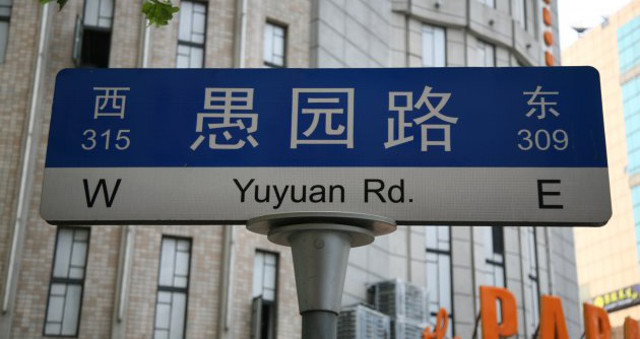
#> input picture EasyOCR/examples/chinese.jpg, 640 x 339 px
$ python -i preprocess.py   (imports and definitions only)
#> lines starting #> are read from the running program, lines starting #| are printed output that depends on the picture; after the words box and inside, x2 and y2 are one past the last pixel; in counts of white or black regions, pixels touching at a corner belong together
import cv2
import numpy as np
from PIL import Image


def to_bgr(img):
    """Accept a PIL image or a numpy array, return a BGR numpy array."""
    if isinstance(img, Image.Image):
        return cv2.cvtColor(np.array(img.convert("RGB")), cv2.COLOR_RGB2BGR)
    return img


def resize_long_side(gray, target=1600):
    """Resize so the longest side equals target while maintaining aspect ratio."""
    h, w = gray.shape[:2]
    scale = target / max(h, w)
    if abs(scale - 1) < 0.05:
        return gray
    interp = cv2.INTER_CUBIC if scale > 1 else cv2.INTER_AREA
    return cv2.resize(gray, None, fx=scale, fy=scale, interpolation=interp)


def denoise(gray):
    """Remove speckles and sensor noise using Non-Local Means Denoising."""
    return cv2.fastNlMeansDenoising(
        gray, None, h=10, templateWindowSize=7, searchWindowSize=21
    )


def binarize(gray):
    """Adaptive thresholding to handle uneven lighting and shadows."""
    return cv2.adaptiveThreshold(
        gray, 255, cv2.ADAPTIVE_THRESH_GAUSSIAN_C, cv2.THRESH_BINARY, 31, 15
    )


def deskew(gray):
    """Straighten a slightly tilted image. Check results by eye; if an image
    rotates the wrong way, flip the sign of `angle`."""
    inv = cv2.bitwise_not(gray)
    thr = cv2.threshold(inv, 0, 255, cv2.THRESH_BINARY | cv2.THRESH_OTSU)[1]
    coords = np.column_stack(np.where(thr > 0))
    if len(coords) < 100:
        return gray
    angle = cv2.minAreaRect(coords)[-1]
    if angle > 45:
        angle -= 90
    if abs(angle) < 0.5 or abs(angle) > 15:  # ignore tiny or suspicious angles
        return gray
    h, w = gray.shape
    M = cv2.getRotationMatrix2D((w // 2, h // 2), angle, 1.0)
    return cv2.warpAffine(
        gray, M, (w, h), flags=cv2.INTER_CUBIC, borderMode=cv2.BORDER_REPLICATE
    )


def preprocess(img, target=1600, do_deskew=False):
    """Return a dict of every stage so you can compare them."""
    stages = {}
    gray = cv2.cvtColor(to_bgr(img), cv2.COLOR_BGR2GRAY)
    stages["gray"] = gray
    gray = resize_long_side(gray, target)
    stages["resized"] = gray
    if do_deskew:
        gray = deskew(gray)
        stages["deskewed"] = gray
    clean = denoise(gray)
    stages["denoised"] = clean
    stages["binary"] = binarize(clean)
    return stages

>>> import cv2
>>> picture = cv2.imread('../../EasyOCR/examples/chinese.jpg')
#> picture is the input picture: shape (339, 640, 3); mean B, G, R 123.2, 117.2, 113.6
>>> result = preprocess(picture)
#> in preprocess, `gray = cv2.cvtColor(to_bgr(img), cv2.COLOR_BGR2GRAY)`:
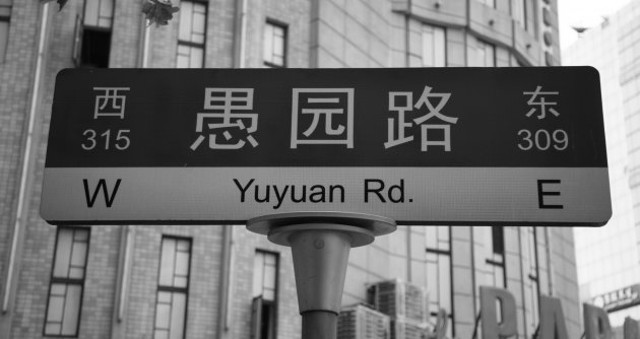
#> gray: shape (339, 640); min 0, max 255, mean 116.8
#> in binarize, `return cv2.adaptiveThreshold( gray, 255, cv2.ADAPTIVE_THRESH_GAUSSIAN_..`:
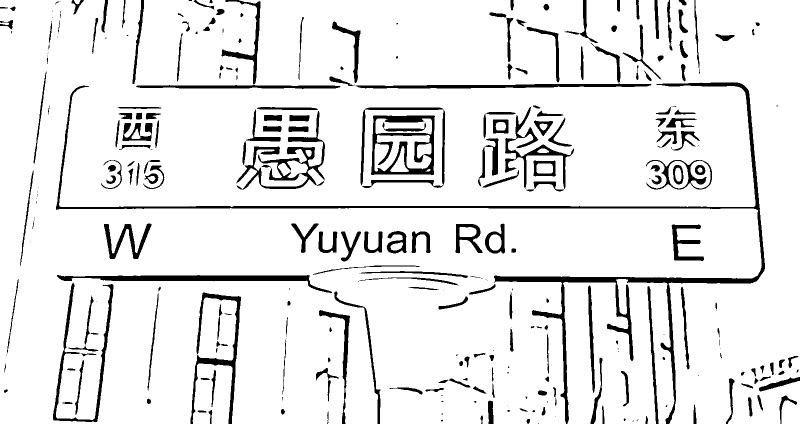
#> returned value: shape (848, 1600) (shown at 1/2 size); 90.8% white; 332 black regions (108 under 20 px), largest, box (x1, y1, x2, y2) and area: (112, 165, 1530, 848) 22440, (742, 231, 870, 350) 5724, (473, 222, 650, 379) 5427
#> result = 4 items
